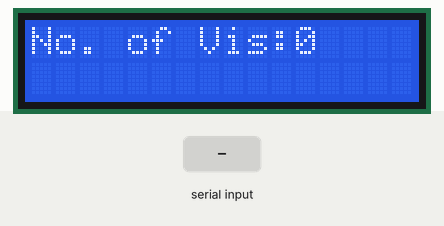
A sketch run on a simulated ESP8266 (NodeMCU). Parts: 16×2 character LCD. Inputs (shaded band) come from the test bench. WiFi joins after 1.5 s; servers stay silent unless stated; the local clock reads 2024-03-15 10:24:30 at power-on unless the sketch sets it; what the sketch prints to the serial monitor is not drawn.

Above: at 6.8 s.
6.9 s: "14001C50BCE4" received over Serial
At 7.9 s:
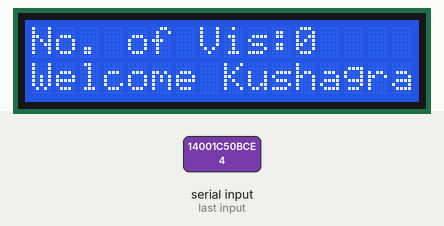
9.9 s: "14001C65A3CE" received over Serial
At 10.3 s:
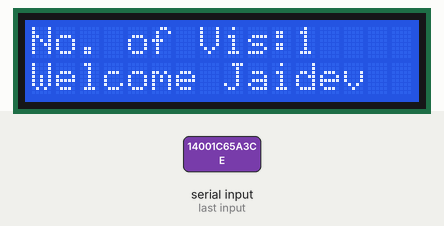
12.9 s: "0B0029516C1F" received over Serial
At 13.5 s:
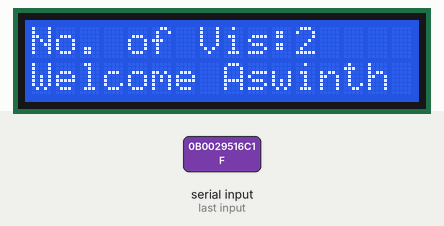
15.9 s: "0B00292F5E53" received over Serial
At 17.2 s:
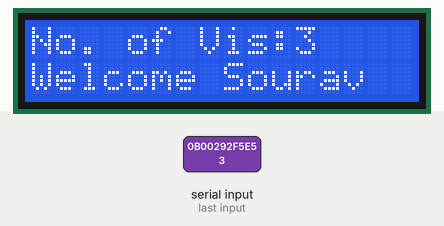
18.9 s: "0B00283E6479" received over Serial
At 19.3 s:
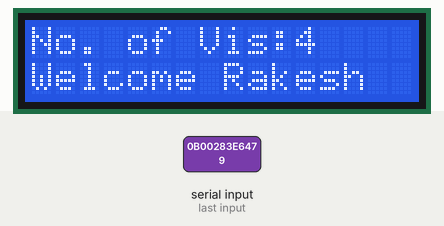
21.9 s: "14001C50BCE4" received over Serial
At 22.9 s:
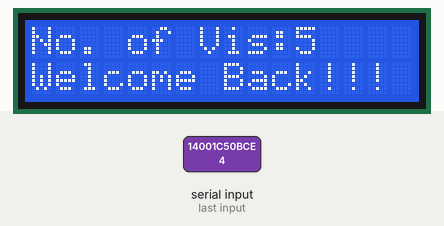
Timing chart, 0 to 24.9 s (numbered marks = the images above; inputs shaded):
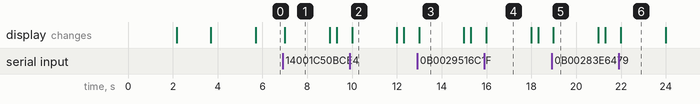

Measured:
- after the input at 6.9 s, the display: changes after 0.09 s (image 1)
- after the input at 9.9 s, the display: changes after 0.10 s (image 2)
- after the input at 12.9 s, the display: changes after 0.09 s (image 3)
- after the input at 15.9 s, the display: changes after 0.09 s (image 4)
- after the input at 18.9 s, the display: changes after 0.09 s (image 5)
- after the input at 21.9 s, the display: changes after 0.09 s (image 6)
- what the display in image 1 shows lasts 2.0 s, from 7.0 s to 9.0 s

The sketch:

Rfid.ino
```cpp
#include "ThingSpeak.h"
#include <ESP8266WiFi.h>
#include<LiquidCrystal_I2C.h>
#include<Wire.h>
#include <time.h>
LiquidCrystal_I2C lcd(0x27, 16, 2);
unsigned long ch_no = 2627277;//Replace with ThingSpeak Channel number
const char * write_api = "0YA5Y4FBYVS4ECQ8";//Replace with ThingSpeak write API
char ssid[] = "admin";
char pass[] = "12345678";
int count = 0;
int vis_count = 0;
char input[12];
int a = 0, b = 0, c = 0, d = 0, e = 0;
WiFiClient  client;
const char *str;
void setup()
{
  Serial.begin(9600);
  configTime(11 * 1800, 0, "pool.ntp.org", "time.nist.gov");
  Wire.begin(D2, D1);
  lcd.begin(16, 2);
  lcd.init();
  lcd.backlight();
  lcd.setCursor(0, 0);
  lcd.print(" WELCOME TO       ");
  lcd.setCursor(0, 1);
  lcd.print("   TEAM BYTELINK      ");
  delay(2000);
  lcd.clear();
  WiFi.begin(ssid, pass);
  while (WiFi.status() != WL_CONNECTED)
  {
    delay(500);
    Serial.print(".");
  }
  Serial.println("WiFi connected");
  Serial.println(WiFi.localIP());
  lcd.setCursor(0, 1);
  lcd.print("WiFi connected            ");
  delay(2000);
  lcd.clear();
  ThingSpeak.begin(client);
}
void loop()
{
  lcd.setCursor(0, 0);
  lcd.print("No. of Vis:" + String(vis_count));
  time_t now = time(nullptr);
  str = ctime(&now);
  if (Serial.available())
  {
    count = 0;
    while (Serial.available() && count < 12)
    {
      input[count] = Serial.read();
      count++;
      delay(5);
    }
    if (count == 12)
    {
      if ((strncmp(input, "14001C50BCE4", 12) == 0) && (a == 0))
      {
        lcd.setCursor(0, 1);
        lcd.print("Welcome Kushagra         ");
        vis_count++;
        a = 1;
        delay(2000);
        lcd.clear();
        senddata("Kushagra");
      }
      else if ((strncmp(input, "14001C65A3CE", 12) == 0) && (b == 0))
      {
        lcd.setCursor(0, 1);
        lcd.print("Welcome Jaidev           ");
        b = 1;
        vis_count++;
        delay(2000);
        lcd.clear();
        senddata("Jaidev");
      }
      else if ((strncmp(input, "0B0029516C1F", 12) == 0) && (c == 0))
      {
        lcd.setCursor(0, 1);
        lcd.print("Welcome Aswinth          ");
        c = 1;
        vis_count++;
        delay(2000);
        lcd.clear();
        senddata("Aswinth");
      }
      else if ((strncmp(input, "0B00292F5E53", 12) == 0) && (d == 0))
      {
        lcd.setCursor(0, 1);
        lcd.print("Welcome Sourav            ");
        d = 1;
        vis_count++;
        delay(2000);
        lcd.clear();
        senddata("Sourav");
      }
      else if ((strncmp(input, "0B00283E6479", 12) == 0) && (e == 0))
      {
        lcd.setCursor(0, 1);
        lcd.print("Welcome Rakesh            ");
        e = 1;
        vis_count++;
        delay(2000);
        lcd.clear();
        senddata("Rakesh");
      }
      else
      {
        lcd.setCursor(0, 1);
        lcd.print("Welcome Back!!!          ");
        delay(2000);
        lcd.clear();
      }
    }
  }
}
void senddata(String input)
{
  ThingSpeak.setField(1,input);
  ThingSpeak.setField(2, str);
  ThingSpeak.writeFields(ch_no, write_api);
}
```
